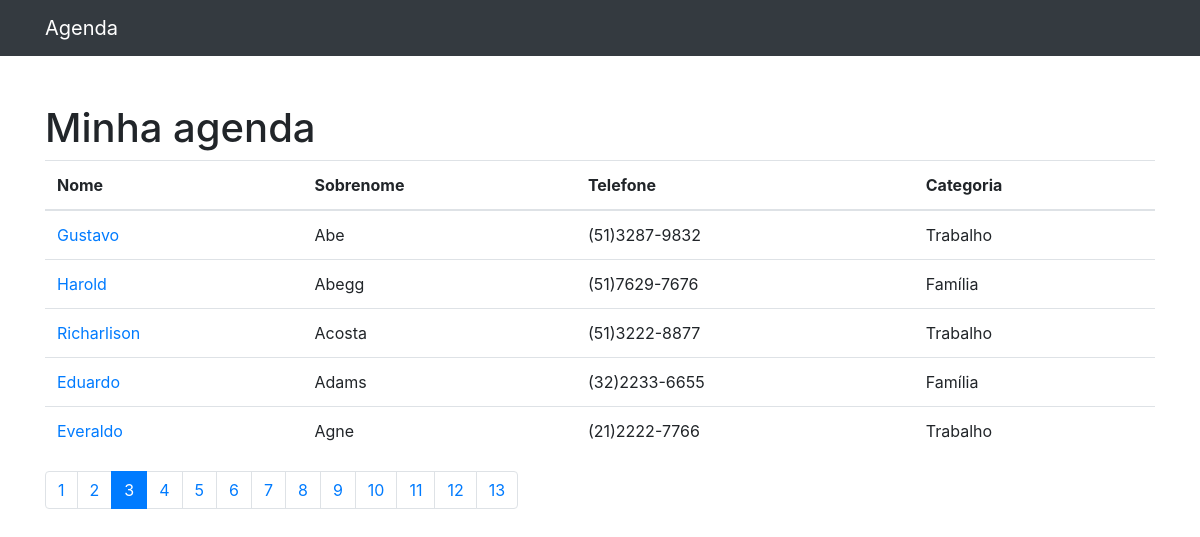
Screenshot of /?p=3 with the database file from the repository.
### contato/models.py (models this page shows, shortened)
class ContatoDj(models.Model):
    nome = models.CharField(max_length=255)
    sobreNome = models.CharField(max_length=255, blank=True)
    telefone = models.CharField(max_length=255)
    email = models.CharField(max_length=255, blank=True)
    data_criacao = models.DateTimeField(default=timezone.now)
    descricao = models.CharField(max_length=255, blank=True)
    categoria = models.ForeignKey(Categoria, on_delete=models.DO_NOTHING)
    exibir = models.BooleanField(default=True)

class Categoria(models.Model):
    nome = models.CharField(max_length=255)
    def __str__(self):
        return self.nome

### contato/views.py (the view)
# urls.py: path('', views.index, name='index'),
def index(request):
    recebeDbContatos = ContatoDj.objects.all()
    paginator = Paginator(recebeDbContatos, 7)
    page = request.GET.get('p')
    recebeDbContatos = paginator.get_page(page)
    return render(request, 'contato/index.html', {
        'HtmlContatos' : recebeDbContatos
    })

### contato/templates/contato/index.html
{%extends 'djHtmlBase.html'%} {%block conteudo%}
<table class="table">
  <thead>
    <tr>
      <th>Nome</th>
      <th>Sobrenome</th>
      <th>Telefone</th>
      <th>Categoria</th>
    </tr>
  </thead>
  <tbody>
    {%for contato in HtmlContatos %}
      {%if contato.exibir%}
      <tr>
        <td>
          <a href="{%url 'exibeContato' contato.id%}">{{contato.nome}}</a>
        </td>
        <td>{{contato.sobreNome}}</td>
        <td>{{contato.telefone}}</td>
        <td>{{contato.categoria}}</td>
      </tr>
      {%endif%}
    {%endfor%}
  </tbody>
</table>
<nav aria-label="Page navigation example">
  <ul class="pagination">
    {%for pagina in HtmlContatos.paginator.page_range%}
      {%if HtmlContatos.number == pagina%}
        <li class="page-item active">
          <a class="page-link" href="?p={{pagina}}">{{pagina}}</a>
        </li>
      {%else%}
        <li class="page-item">
          <a class="page-link" href="?p={{pagina}}">{{pagina}}</a>
        </li>
      {%endif%}
    {%endfor%}
  </ul>
</nav>
{%endblock%}

### rows the page displays
ContatoDj: nome "Gustavo", sobreNome "Abe", telefone "(51)3287-9832", categoria "Trabalho"
ContatoDj: nome "Harold", sobreNome "Abegg", telefone "(51)7629-7676", categoria "Família"
ContatoDj: nome "Richarlison", sobreNome "Acosta", telefone "(51)3222-8877", categoria "Trabalho"
ContatoDj: nome "Eduardo", sobreNome "Adams", telefone "(32)2233-6655", categoria "Família"
ContatoDj: nome "Everaldo", sobreNome "Agne", telefone "(21)2222-7766", categoria "Trabalho"

### other values shown
{{ pagina }} "1" "2" "4" "5" "6" "7" "8" "9" "10" "11" "12" "13"
{{ pagina }} "3"
